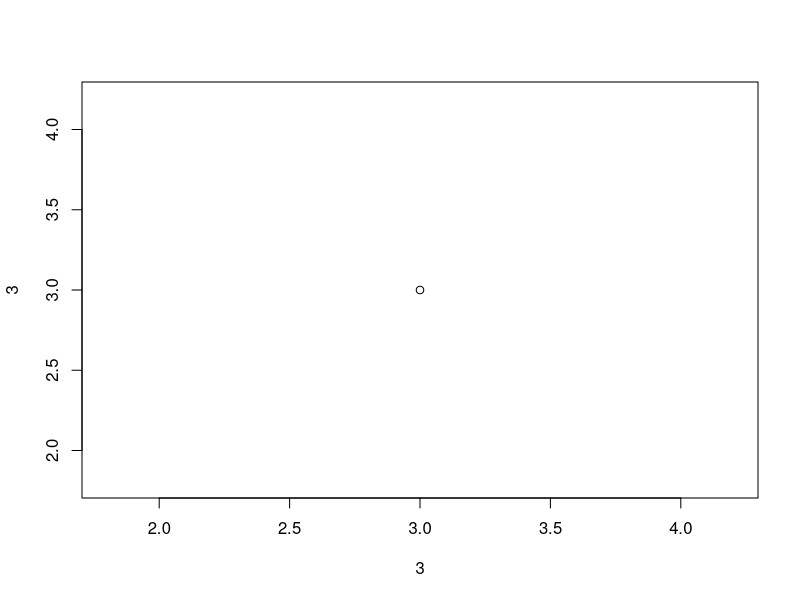
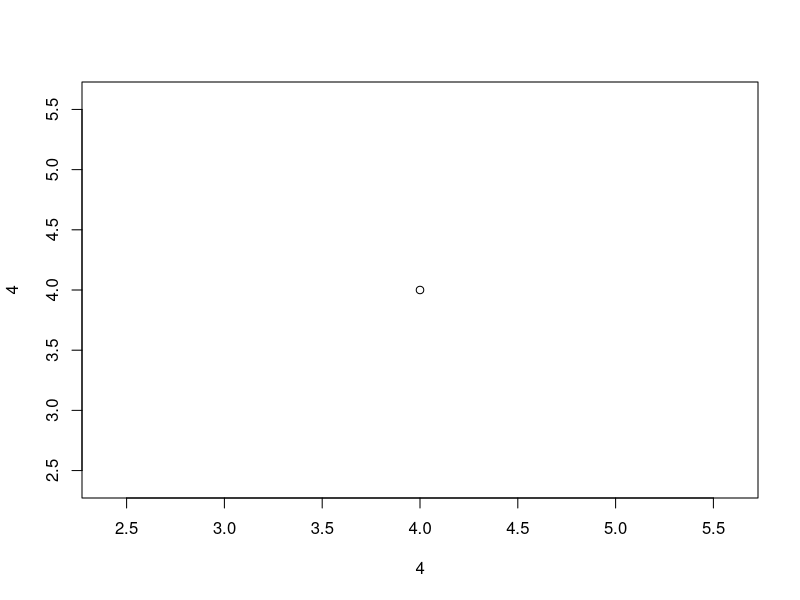
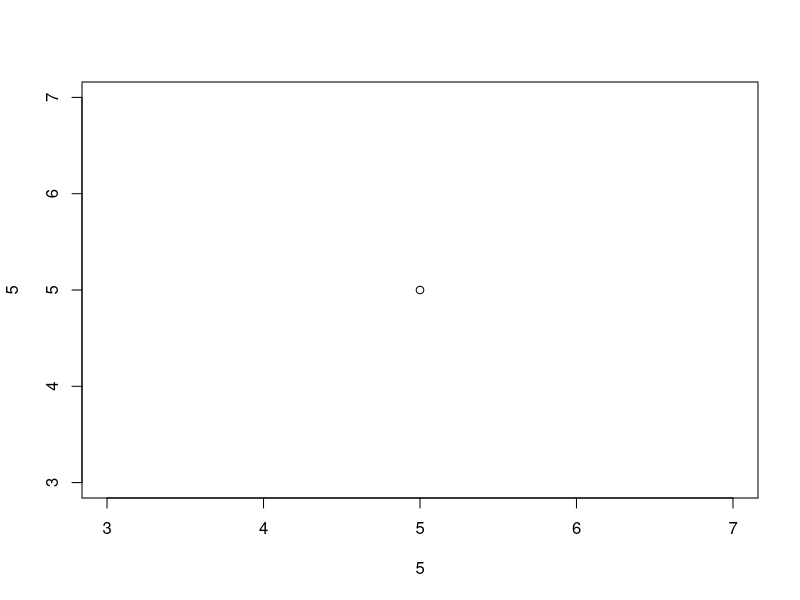
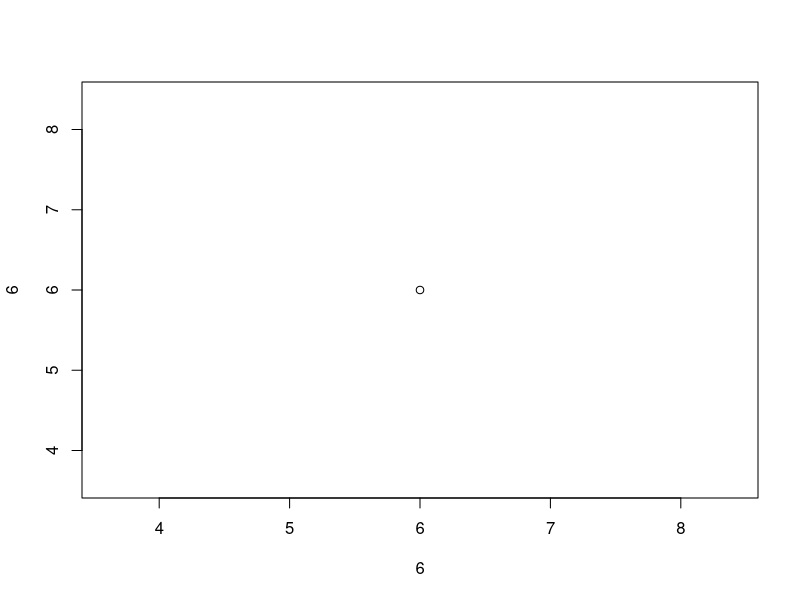
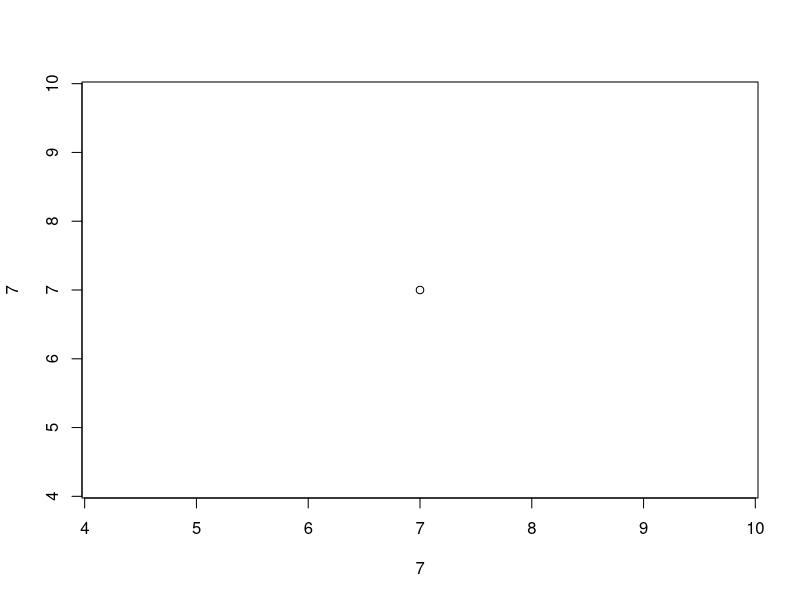

Recreate these plots in R, in order.
# Temp script to test Git functionality

plot(3,3)

plot(4,4)  #this was added from Rstudio on my laptop

plot(5,5)  #test #2 from home in Rstudio

plot(6,6)  #test #3 from home in Rstudio

plot(7,7)  #test #4 from work in Rstudio

temp<-2
